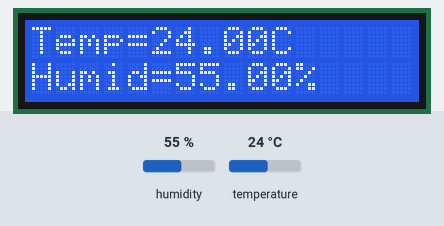
Bench run of a sketch on a simulated Arduino Uno, built with avr-gcc and run on an emulated ATmega328P. On the bench: 16×2 character LCD. Inputs (shaded band) come from the test bench; at power-on: humidity 55 %, temperature 24 °C.

Above: at 1.2 s.
1.3 s: humidity set to 22 %
At 2.8 s:
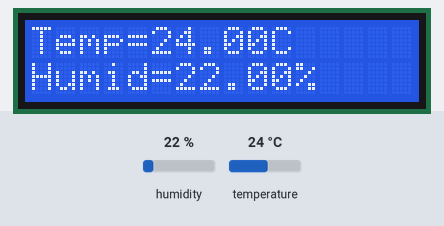
4.0 s: temperature set to 12 °C
At 4.6 s:
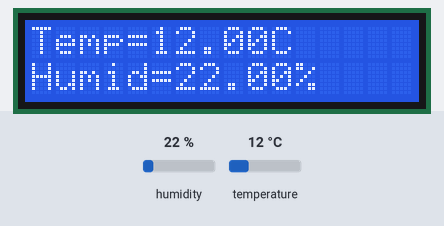
6.7 s: humidity set to 40 %
At 9.4 s:
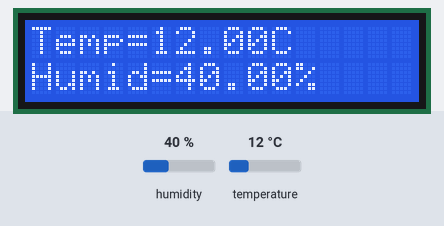
9.7 s: temperature set to 19 °C
At 11.3 s:
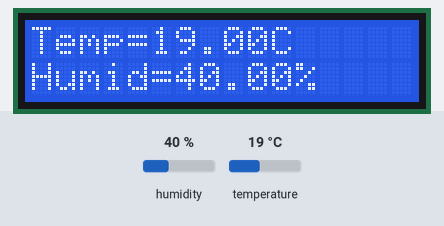
Timing chart, 0 to 12.8 s (numbered marks = the images above; inputs shaded):
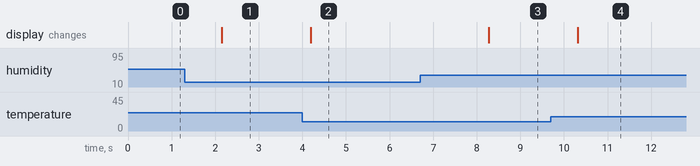

Measured:
- after the input at 1.3 s, the display: changes after 0.85 s (image 1)
- after the input at 4.0 s, the display: changes after 0.19 s (image 2)
- after the input at 6.7 s, the display: changes after 1.6 s (image 3)
- after the input at 9.7 s, the display: changes after 0.62 s (image 4)

The sketch:

Temperature_DHT11_LCD.ino
```cpp
#include <Wire.h>
#include <LiquidCrystal_I2C.h>
LiquidCrystal_I2C lcd(0x27, 16, 2);
#include <DHT.h>
#define DHTPIN 2
#define DHTTYPE DHT11
DHT dht(DHTPIN, DHT11);
void setup() {
   dht.begin();
   lcd.init();
   lcd.backlight();
}

void loop() {
  float t = dht.readTemperature();
  float h = dht.readHumidity();
  if(isnan(h) || isnan(t)){
    Serial.println("Error in reading DHT sensor!");
    return;
  }
  lcd.setCursor(0,0);
  lcd.print("Temp=" + String(t) + "C");
  lcd.setCursor(0,1);
  lcd.print("Humid=" + String(h) + "%");
}
```
